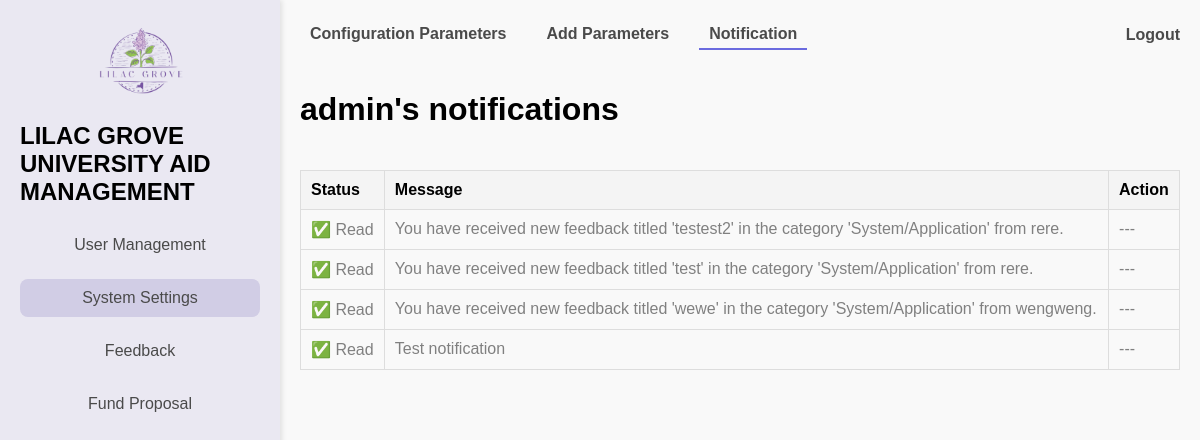
Before: /profile/?tab=notification (signed in) with the older database file.
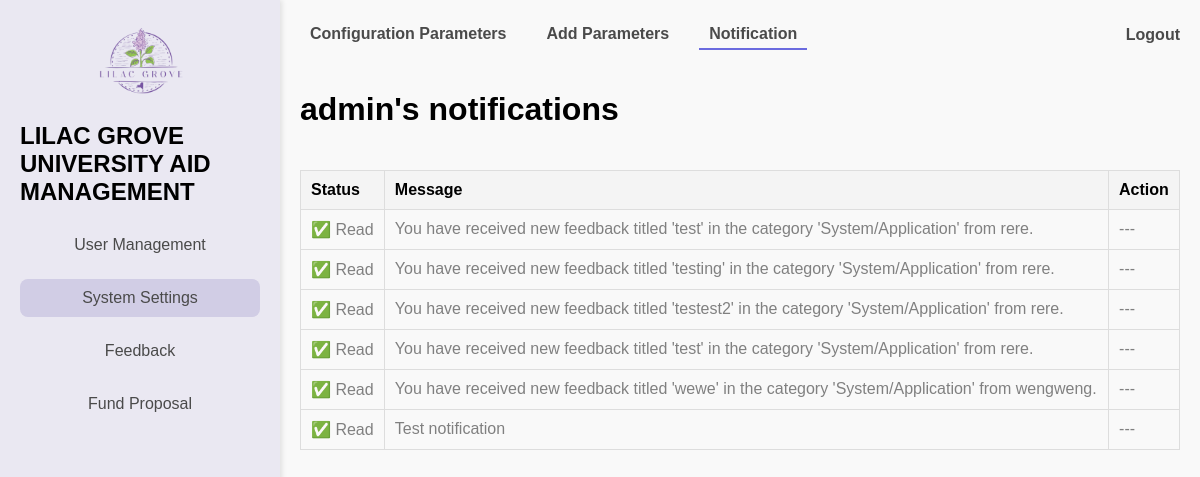
After: the same page with the newer database file.
### notifications/models.py (models this page shows, shortened)
class Notification(models.Model):
    user = models.ForeignKey(settings.AUTH_USER_MODEL, on_delete=models.CASCADE, related_name='notifications')
    message = models.CharField(max_length=255)
    read = models.BooleanField(default=False)
    created_at = models.DateTimeField(auto_now_add=True)
    class Meta:
        db_table = 'notifications_table'  # Custom table name

### users/views.py (the view)
# urls.py: path('profile/', views.dashboard, name = 'dashboard'),
@login_required
def dashboard(request):
    role_dashboard_map = {
        'administrator': admin_dashboard,
        'student': student_dashboard,
        'officer': officer_dashboard,
        'funder': funder_dashboard,
    }
    user_role = request.user.role
    if user_role in role_dashboard_map:
        return role_dashboard_map[user_role](request)
    else:
        messages.error(request, "Your role is not recognized. Please contact support.")
        return redirect('home')  # Redirect to a safe fallback page

### users/views.py (called while the page is built)
def role_required(role_name):
    def decorator(view_func):
        def wrapper(request, *args, **kwargs):
            if request.user.role != role_name:
                raise PermissionDenied("You do not have permission to access this page.")
            return view_func(request, *args, **kwargs)
        return wrapper
    return decorator

### users/templates/dashboards/admin_dashboard.html (shortened to what this page needs)
{% extends "dashboards/dashboard.html" %}
{% load static %}
{% block menu %}
    <a href="{% url 'dashboard' %}?tab=pending_users" class="menu-item {% if active_menu == 'user_management' %}active{% endif %}">
        User Management
    </a>
    <a href="{% url 'dashboard' %}?tab=config_parameters" class="menu-item {% if active_menu == 'system_settings' %}active{% endif %}">
        System Settings
    </a>
    <a href="{% url 'dashboard' %}?tab=feedback_management" class="menu-item {% if active_menu == 'feedback' %}active{% endif %}">
        Feedback
    </a>
    <a href="{% url 'dashboard' %}?tab=approve_requests" class="menu-item {% if active_menu == 'fund_proposal' %}active{% endif %}">
        Fund Proposal
    </a>
{% endblock menu %}
{% block dashboard %}
    {% if active_tab == 'pending_users' %}
        <h2>Approve Users</h2>
        <table>
            <thead>
                <tr>
                    <th>ID</th>
                    <th>Username</th>
                    <th>Email</th>
                    <th colspan='2'>Action</th>
                </tr>
            </thead>
            <tbody>
                {% for user in pending_users %}
                <tr>
                    <td>{{ user.id }}</td>
                    <td>{{ user.username }}</td>
                    <td>{{ user.email }}</td>
                    <td>
                        <form action="{% url 'approve_user' user.id %}" method="post" style="display: inline;">
                            {% csrf_token %}
                            <button type="submit" class="btn btn-success">Approve</button>
                        </form>
                    </td>
                    <td>
                        <form action="{% url 'reject_user' user.id %}" method="post" style="display: inline;" onsubmit="return confirm('Are you sure you want to reject this user?');">
                            {% csrf_token %}
                            <button type="submit" class="btn btn-danger">Reject</button>
                        </form>
                    </td>
                </tr>
                {% empty %}
                <tr>
                    <td colspan="5">No pending users to approve.</td>
                </tr>
                {% endfor %}
            </tbody>
        </table>
    {% elif active_tab == 'feedback_management' %}
        {% include "feedbacks/feedback.html" with feedback_list=feedback_list %}
    {% elif active_tab == 'notification' %}
        {% include "notifications/list.html" %}
    {% elif active_tab == 'config_parameters' %}
        {% include "systemlogs/system_log.html" %}
    {% endif %}
    {% include 'others/profilemodal.html' %}
{% endblock dashboard %}

### notifications/templates/notifications/list.html (shortened to what this page needs)
<!DOCTYPE html>
<html lang="en">
<head>
</head>
<body>
    <h1>{{request.user.username}}'s notifications</h1>
    {% if notifications_list %}
        <table>
            <thead>
                <tr>
                    <th>Status</th>
                    <th>Message</th>
                    <th>Action</th>
                </tr>
            </thead>
            <tbody>
                {% for notification in notifications_list %}
                    <tr class="{% if not notification.read %}unread{% else %}read{% endif %}">
                        <td>{% if not notification.read %} 🔴 Unread {% else %} ✅ Read {% endif %}</td>
                        <td>{{ notification.message }}</td>
                        <td>
                            {% if not notification.read %}
                                <a href="{% url 'notifications:mark_as_read' notification.id %}" class="button">Mark as Read</a>
                            {% else %}
                                ---
                            {% endif %}
                        </td>
                    </tr>
                {% endfor %}
            </tbody>
        </table>
    {% else %}
        <p>No notifications yet.</p>
    {% endif %}
</body>
</html>

Changed rows visible on the page:
added Notification: read "✅ Read", message "You have received new feedback titled 'test' in the category 'System/Application' from rere."
added Notification: read "✅ Read", message "You have received new feedback titled 'testing' in the category 'System/Application' from rere."
